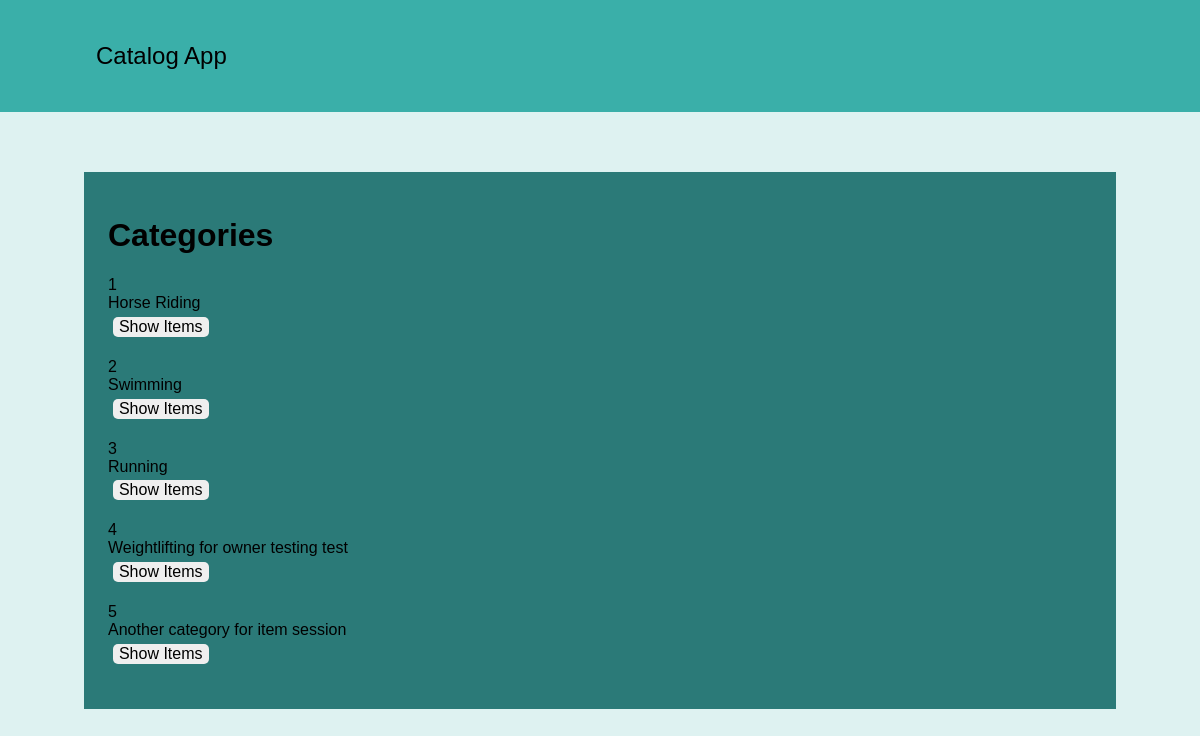
The page /categories on the database its author committed.
### database_setup.py (models this page shows, shortened)
class Category(Base):
    __tablename__ = 'category'
    id = Column(Integer, primary_key=True)
    name = Column(String(80), nullable=False)
    user_id = Column(Integer, ForeignKey('user.id'))
    user = relationship(User)

### application.py (the view)
@app.route('/categories')
def showCategories():
    session = create_session()
    categories = session.query(Category).all()
    if 'username' not in login_session:
        state = generateState()
        return render_template('publicCategories.html',
                               STATE=state,
                               categories=categories)
    return render_template('categories.html',
                           categories=categories)

### application.py (called while the page is built)
def create_session():
    engine = create_engine('sqlite:///items_catalog.db')
    Base.metadata.bind = engine
    DBSession = sessionmaker(bind=engine)
    session = DBSession()
    return session

def generateState():
    state = ''.join(
        random.choice(string.ascii_uppercase + string.digits)
        for x in range(32))
    login_session['state'] = state
    return state

### templates/publicCategories.html (shortened to what this page needs)
<html>
<head>
  <link rel="stylesheet" type="text/css" href="{{ url_for('static', filename='styles.css') }}">
  <link rel="stylesheet" type="text/css" href="{{ url_for('static', filename='styles.css') }}">
</head>
  <body>
    <div class="up-bar">
      <div class="title">
          Catalog App
      </div>
    </div>
  <div class="container darkblue-box">
  			<h1>Categories</h1>
  		{% for category in categories %}
        <ul>
    			<li>{{category.id}}</li>
    			<li>{{category.name}}</li>
  			  <li>
      			<a href = '{{url_for("showItems", category_id = category.id) }}'><button>Show Items</button></a>
          </li>
      </ul>
  		{% endfor %}
  		</div>
</body>
</html>

### static/styles.css (style rules this page uses)
body { font-family: Arial, Helvetica Neue, Helvetica, sans-serif; margin: 0; background-color: #def2f1; }
button { margin: 0.5%; border: none; color: black; text-decoration: none; font-size: 1em; border-radius: 5px; }
a { text-decoration: none; color: #def2f1; }
ul { list-style-type: none; padding: 0; }
.up-bar { width: 100%; display: inline-block; background-color: #3aafa9; padding-top: 3.5%; padding-bottom: 3.5%; }
.title { float: left; text-align: left; width:42%; font-size: 1.5em; padding-left: 8%; }
.container { display: inline-block; width: 82%; margin-left: 7%; margin-right: 7%; padding: 2%; margin-top: 5%; }
.darkblue-box { background-color: #2b7a78; }

### rows shown on the page
Category: id "1", name "Horse Riding"
Category: id "2", name "Swimming"
Category: id "3", name "Running"
Category: id "4", name "Weightlifting for owner testing test"
Category: id "5", name "Another category for item session"
